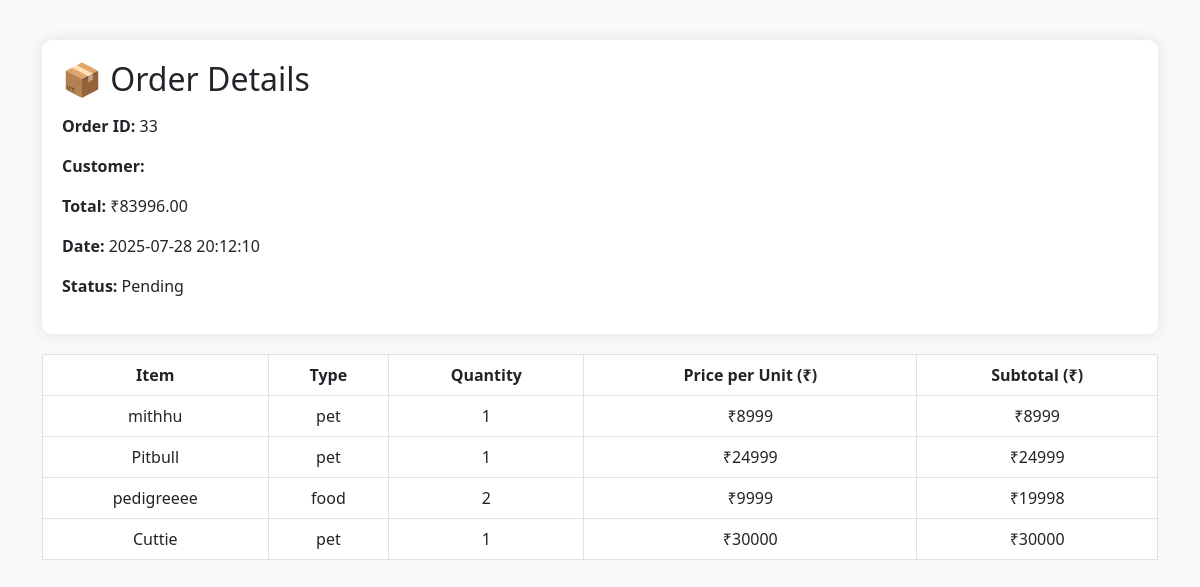
Screenshot of /admin/admin_order_details.php?order_id=33 with the database file from the repository.
### tables this page shows
CREATE TABLE `orders` (
  `order_id` int(11) NOT NULL,
  `user_id` int(11) DEFAULT NULL,
  `order_date` datetime DEFAULT NULL,
  `total_amount` decimal(10,2) DEFAULT NULL,
  `payment_status` enum('pending','paid') DEFAULT 'pending'
);

CREATE TABLE `order_items` (
  `order_item_id` int(11) NOT NULL,
  `order_id` int(11) DEFAULT NULL,
  `product_id` int(11) DEFAULT NULL,
  `product_type` enum('pet','food') DEFAULT NULL,
  `quantity` int(11) DEFAULT NULL,
  `price` decimal(10,2) DEFAULT NULL
);

CREATE TABLE `pets` (
  `pets_id` int(50) NOT NULL,
  `pet-image` varchar(50) NOT NULL,
  `pet-name` text NOT NULL,
  `pet-breed` text NOT NULL,
  `pet-age` varchar(3) NOT NULL,
  `pet-gender` text NOT NULL,
  `pet-category` text NOT NULL,
  `pet-description` varchar(200) NOT NULL,
  `pet-price` int(4) NOT NULL,
  `pet-availability` text NOT NULL
);

CREATE TABLE `food` (
  `food_id` int(50) NOT NULL,
  `food-image` varchar(50) NOT NULL,
  `food-name` varchar(50) NOT NULL,
  `food-category` text NOT NULL,
  `food-size` varchar(10) NOT NULL,
  `food-mfd` varchar(10) NOT NULL,
  `food-exd` varchar(10) NOT NULL,
  `food-instruction` varchar(50) NOT NULL,
  `food-availability` text NOT NULL,
  `food-price` int(5) NOT NULL,
  `food-description` varchar(255) NOT NULL
);

### admin/admin_order_details.php (the view, shortened to what this page needs)
<?php
include '../partial/_database.php';
$order_id = $_GET['order_id'];
$order_query = "SELECT o.*, CONCAT(u.fname, ' ', u.lname) AS customer_name
                FROM orders o
                JOIN users u ON o.user_id = u.user_id
                WHERE o.order_id = '$order_id'";
$order_result = mysqli_query($conn, $order_query);
$order = mysqli_fetch_assoc($order_result);
$query  = "SELECT oi.*,
                 p.`pet-name` AS pet_name,
                 f.`food-name` AS food_name
          FROM order_items oi
          LEFT JOIN pets p ON oi.product_type = 'pet' AND oi.product_id = p.pets_id
          LEFT JOIN food f ON oi.product_type = 'food' AND oi.product_id = f.food_id
          WHERE oi.order_id = '$order_id'";
$result = mysqli_query($conn, $query);
?>
<!DOCTYPE html>
<html lang="en">
<head>
  <link href="https://cdn.jsdelivr.net/npm/bootstrap@5.3.0/dist/css/bootstrap.min.css" rel="stylesheet"/>
</head>
<body>
<div class="container">
  <div class="order-summary">
    <h2 class="mb-3">📦 Order Details</h2>
    <p><strong>Order ID:</strong> <?php echo $order_id; ?></p>
    <p><strong>Customer:</strong> <?php echo $order['customer_name']; ?></p>
    <p><strong>Total:</strong> ₹<?php echo $order['total_amount']; ?></p>
    <p><strong>Date:</strong> <?php echo $order['order_date']; ?></p>
    <p><strong>Status:</strong> <?php echo ucfirst($order['payment_status']); ?></p>
  </div>
  <div class="table-responsive">
    <table class="table table-bordered table-hover text-center">
      <thead>
        <tr>
          <th>Item</th>
          <th>Type</th>
          <th>Quantity</th>
          <th>Price per Unit (₹)</th>
          <th>Subtotal (₹)</th>
        </tr>
      </thead>
      <tbody>
        <?php
        while ($item = mysqli_fetch_assoc($result)) {
          $product_name = ($item['product_type'] == 'pet') ? $item['pet_name'] : $item['food_name'];
          $quantity = intval($item['quantity']);
          $price = floatval($item['price']);
          $subtotal = $quantity * $price;
          echo "<tr>
                  <td>$product_name</td>
                  <td>{$item['product_type']}</td>
                  <td>$quantity</td>
                  <td>₹$price</td>
                  <td>₹$subtotal</td>
                </tr>";
        }
        ?>
      </tbody>
    </table>
  </div>
</div>
</body>
</html>

### admin/admin_order_details.php (style rules this page uses)
body { background-color: #f8f9fa; font-family: 'Segoe UI', sans-serif; }
.container { margin-top: 40px; }
.table thead { background-color: #343a40; color: #fff; }
.order-summary { background: #fff; padding: 20px; border-radius: 10px; margin-bottom: 20px; box-shadow: 0 0 15px rgba(0,0,0,0.1); }

### rows the page displays
orders: total_amount "83996.00", order_date "2025-07-28 20:12:10", payment_status "Pending"
order_items: pets.pet-name "mithhu", product_type "pet", quantity "1", price "8999", subtotal "8999"
order_items: pets.pet-name "Pitbull", product_type "pet", quantity "1", price "24999", subtotal "24999"
order_items: food.food-name "pedigreeee", product_type "food", quantity "2", price "9999", subtotal "19998"
order_items: pets.pet-name "Cuttie", product_type "pet", quantity "1", price "30000", subtotal "30000"

### other values shown
$order_id "33"
